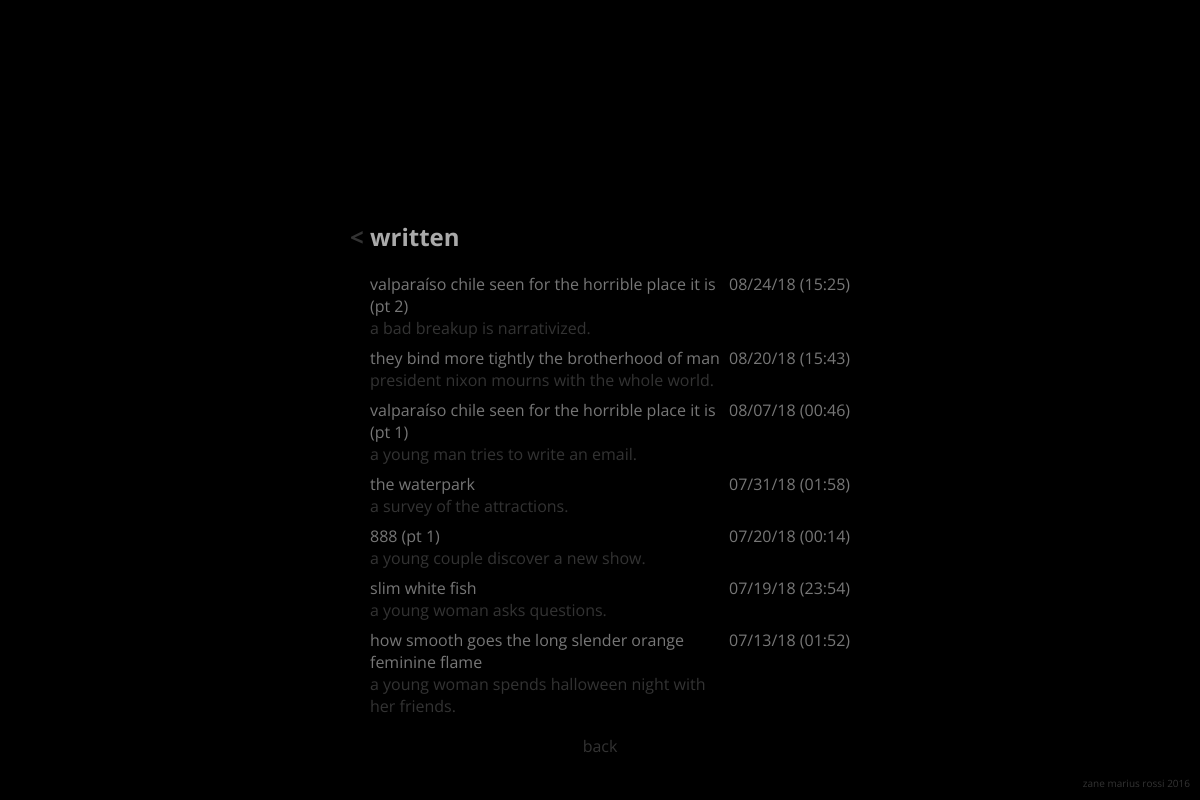
The page /produce/written/ on the database as committed earlier.
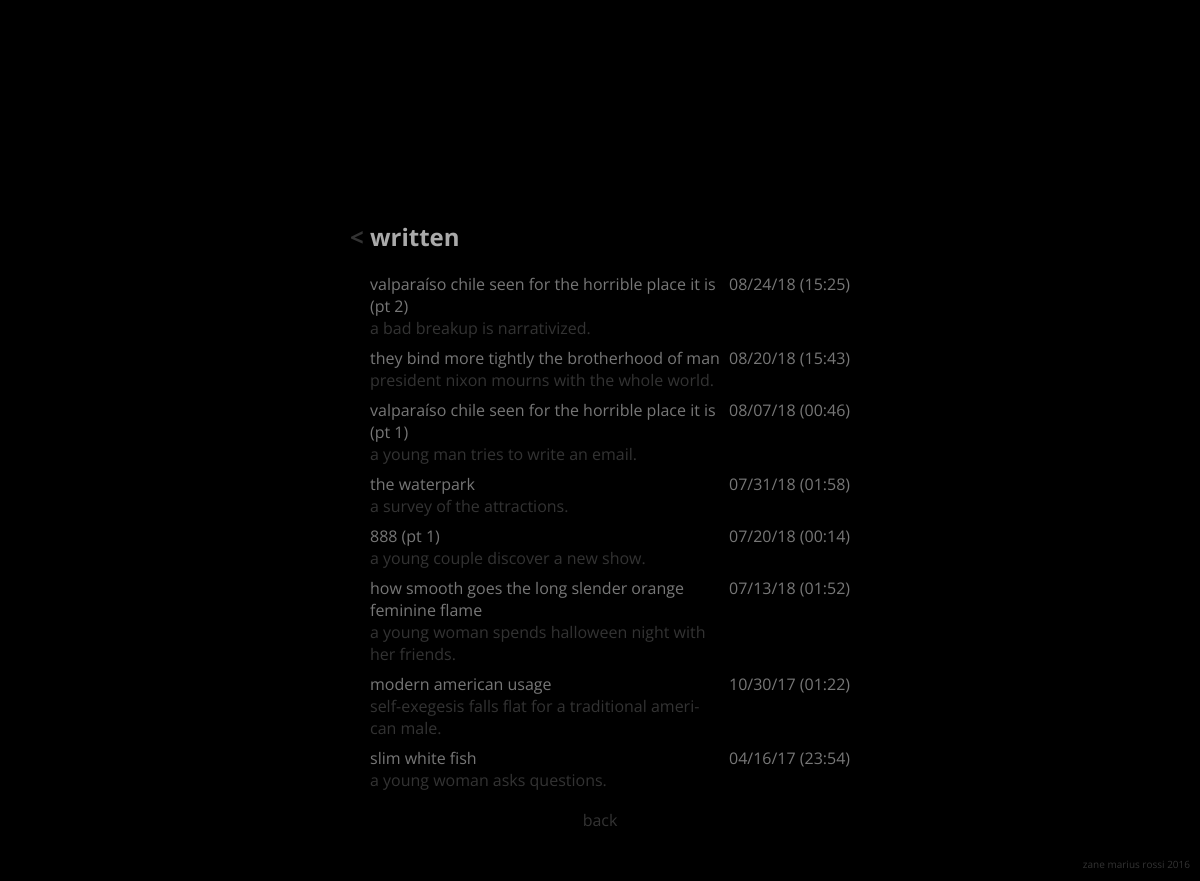
The same page on the database as committed later.
### produce/models.py (models this page shows, shortened)
class WrittenObject(models.Model):
	title       = models.CharField(max_length=200, default="n/a")
	description = models.CharField(max_length=500, default="n/a")
	pub_date    = models.DateTimeField('date published',default=timezone.now)
	word_count  = models.IntegerField(default=0)
	content     = models.TextField(default="n/a")
	cited_works  = models.ManyToManyField('library.LibraryObject', blank=True)

### produce/views.py (the view)
# urls.py: path("written/", views.written, name="written"),
def written(request):
	menu_objects = WrittenObject.objects.order_by('-pub_date')
	heading      = 'written'
	return render(request, 'produce/menu_written.html', {'menu_objects' : menu_objects, 'heading': heading})

### produce/templates/produce/menu_written.html (shortened to what this page needs)
{% extends 'base/base.html' %}
{% block content %}
			<div class="heading">
			</div>
			<div class="sub-heading">
				<h2>
					<a href="{% url 'produce:index' %}">< </a>{{ heading }}
				</h2>
			</div>
			<div class="info">
				{% if menu_objects %}
					{% for elem in menu_objects %}
						<div class="float_text">
							<li>
								<span class="float_title">
									<a href="{% url 'produce:written_individual' elem.id %}">
										{{ elem.title }}
									</a>
								</span>
								<br>
								<span>
									<a href="{% url 'produce:written_individual' elem.id %}">
										{{ elem.description }}
									</a>
								</span>
							</li>
						</div>
						<div class="float_date">
							{{ elem.pub_date|date:"m/d/y (H:i)" }}
						</div>
					{% endfor %}
				{% else %}
					<p>No objects are available.</p>
				{% endif %}
			</div>
			<div class="nav">
				<a href="{% url 'produce:index' %}">back</a>
			</div>
			<div class="footer">
				zane marius rossi 2016
			</div>
{% endblock %}

Rows that differ between the two databases and show on the page:
shown differently, row unchanged: WrittenObject "how smooth goes the long slender orange feminine flame": moves up the list
added WrittenObject: title "modern american usage", description "self-exegesis falls flat for a traditional american male.", pub_date "10/30/17 (01:22)"
changed WrittenObject "slim white fish": pub_date "07/19/18 (23:54)" → "04/16/17 (23:54)"
